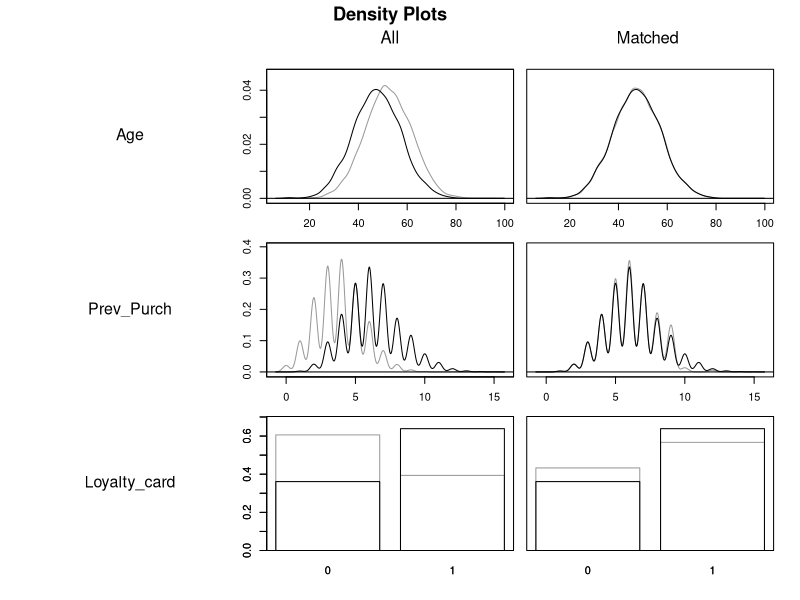
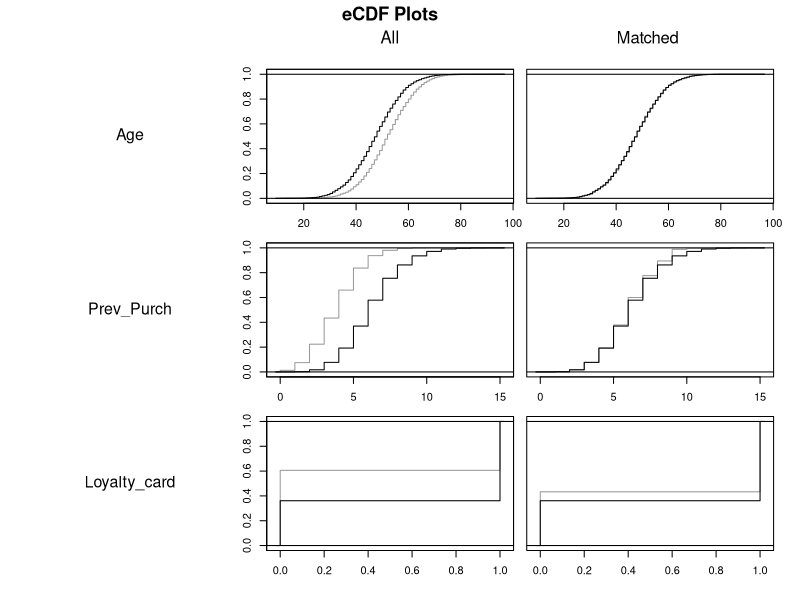
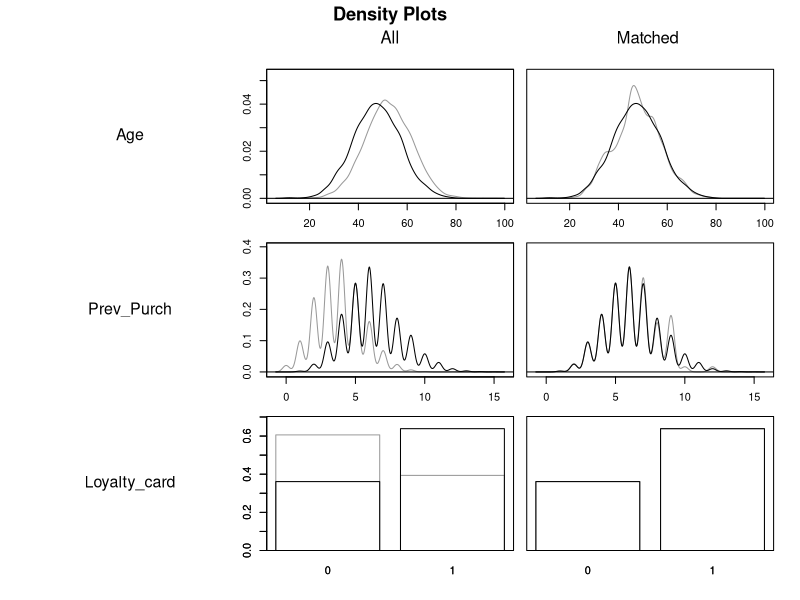
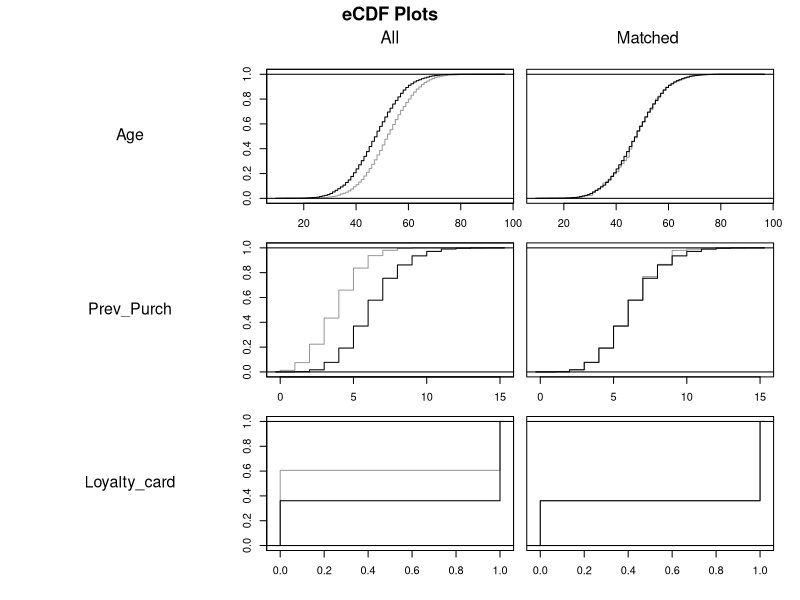
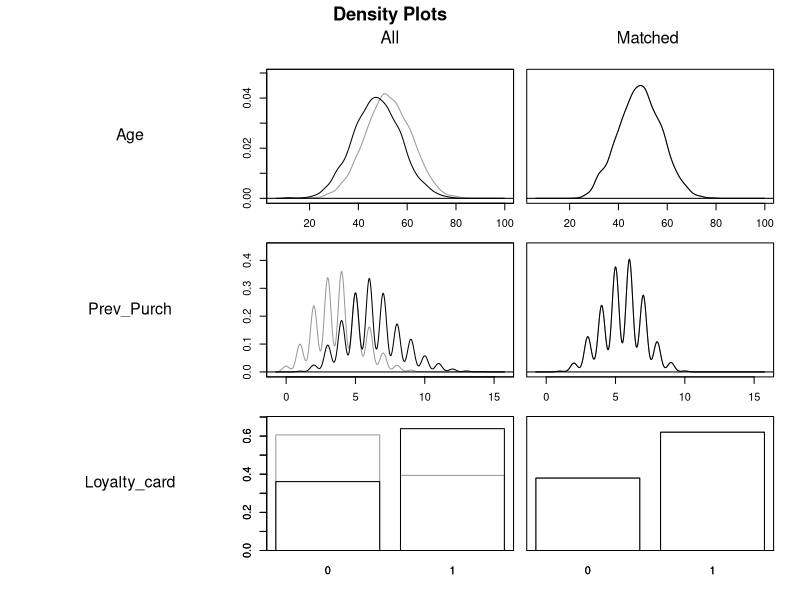
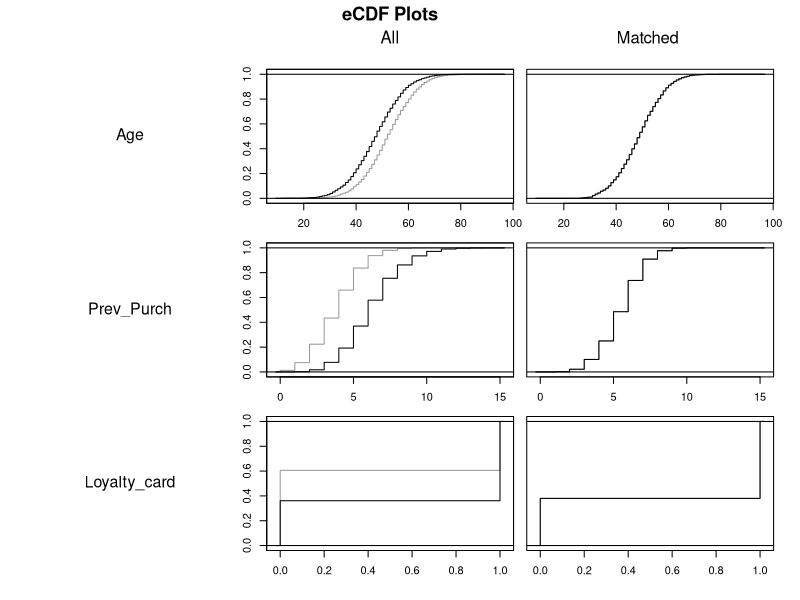
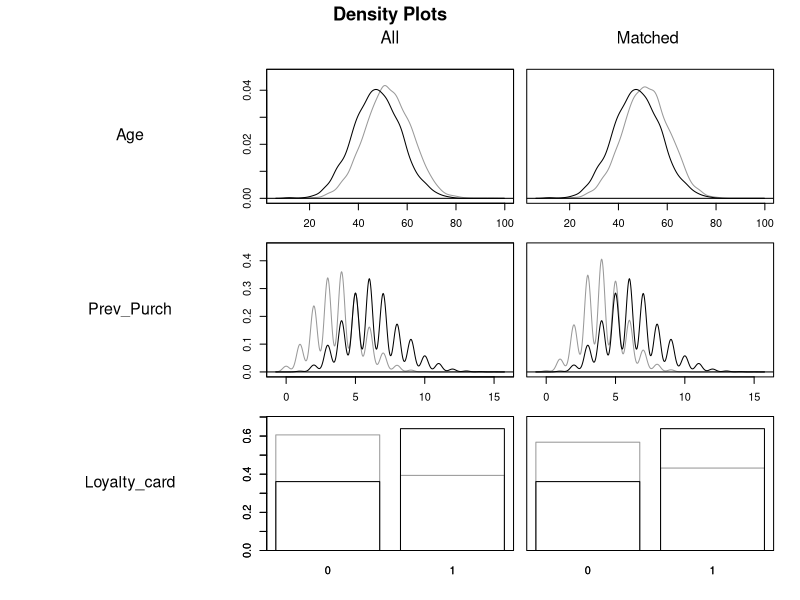
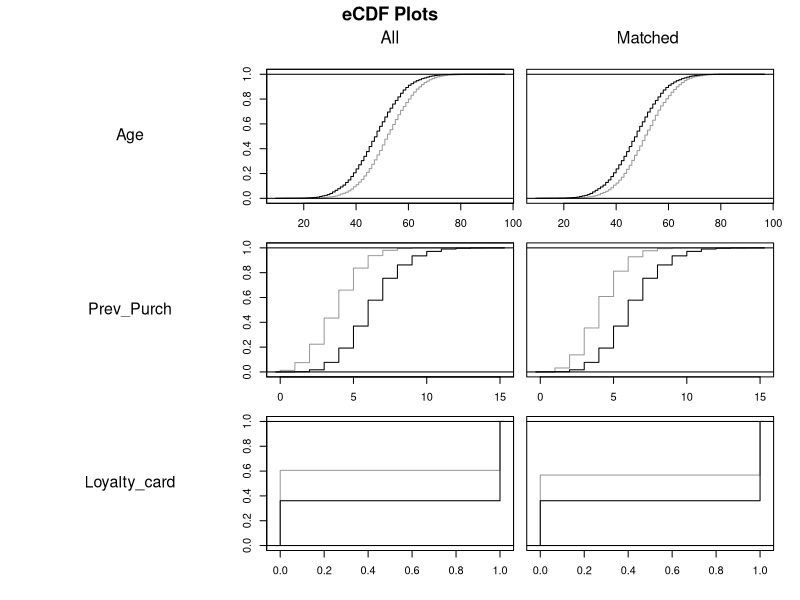

Write R code to recreate these figures, in order.
# Import data set (may need to adjust to your folder)

df <- read.csv("Matching_example_data.csv", sep=";")


###############################################
##########   Regression models   ##############

# Linear regression without covariates
lm.model1 <- lm(Sales ~ Discount, data = df)
summary(lm.model1)

# Linear regression with covariates
lm.model2 <- lm(Sales ~ Discount + Age + Prev_Purch + Loyalty_card, data = df)
summary(lm.model2)


###############################################
##########    Matching models    ##############

# Use the MatchIt package
library(MatchIt)

# Use different methods for matching:
# Examples here Euclidean, Mahalanobis, Exact, PSM with and without replacement

###############################################
# Euclidean
psm.out <- matchit(Discount ~ Age + Prev_Purch + Loyalty_card, data = df, 
                   method = "nearest", 
                   distance = "euclidean", 
                   ratio = 1, 
                   replace = TRUE, 
                   normalize = FALSE) # typically we should normalize
psm.out

summary(psm.out)
plot(psm.out, type = "density", interactive = FALSE, which.xs = ~ Age + Prev_Purch + Loyalty_card)
plot(psm.out, type = "ecdf", interactive = FALSE, which.xs = ~ Age + Prev_Purch + Loyalty_card)

# Extract the matched data for estimation
m.data <- match.data(psm.out)

# Estimate linear model on matched data
lm.match <- lm(Sales ~ Discount, data = m.data, weights = weights)
summary(lm.match)

# Normalization:
# Imagine we have 100 treated units and you use 1:1 matching with replacement.
# Because of replacement, maybe the algorithm only needed to use 50 unique control units to match all 100 treated units.
# This means the average control unit was used 2 times (100 matches / 50 unique controls = 2).
# To normalize the weights, MatchIt divides every raw count by 2.
# If Control unit 1 was a popular match and got picked 4 times, its final matched weight is 4 / 2 = 2.0
# If Control unit 2 was only picked 1 time, its final matched weight is 1 / 2 = 0.5
# It ensures that the sum of the control weights equals the total number of uniquely matched control units.
# In essence it affects the sample size of the matched control group

###############################################
# Mahalanobis
psm.out <- matchit(Discount ~ Age + Prev_Purch + Loyalty_card, data = df, 
                   method = "nearest", 
                   distance = "mahalanobis", 
                   replace = TRUE)
psm.out

summary(psm.out)
plot(psm.out, type = "density", interactive = FALSE, which.xs = ~ Age + Prev_Purch + Loyalty_card)
plot(psm.out, type = "ecdf", interactive = FALSE, which.xs = ~ Age + Prev_Purch + Loyalty_card)

# Extract the matched data for estimation
m.data <- match.data(psm.out)

# Estimate linear model on matched data
lm.match <- lm(Sales ~ Discount, data = m.data, weights = weights)
summary(lm.match)

###############################################
# Exact matching
psm.out <- matchit(Discount ~ Age + Prev_Purch + Loyalty_card, data = df, 
                   method = "exact")
psm.out

summary(psm.out)
plot(psm.out, type = "density", interactive = FALSE, which.xs = ~ Age + Prev_Purch + Loyalty_card)
plot(psm.out, type = "ecdf", interactive = FALSE, which.xs = ~ Age + Prev_Purch + Loyalty_card)

# Extract the matched data for estimation
m.data <- match.data(psm.out)

# Estimate linear model on matched data
lm.match <- lm(Sales ~ Discount, data = m.data, weights = weights)
summary(lm.match)

###############################################
# PSM without replacement
psm.out <- matchit(Discount ~ Age + Prev_Purch + Loyalty_card, data = df, 
                   method = "nearest", 
                   distance = "glm", 
                   replace = FALSE)
psm.out

summary(psm.out)
plot(psm.out, type = "density", interactive = FALSE, which.xs = ~ Age + Prev_Purch + Loyalty_card)
plot(psm.out, type = "ecdf", interactive = FALSE, which.xs = ~ Age + Prev_Purch + Loyalty_card)
plot(psm.out, type = "histogram", interactive = FALSE) # Only available for propensity score matching
plot(psm.out, type = "jitter", interactive = FALSE) # Only available for propensity score matching

# Extract the matched data for estimation
m.data <- match.data(psm.out)

# Estimate linear model on matched data
lm.match <- lm(Sales ~ Discount, data = m.data, weights = weights)
summary(lm.match)

###############################################
# PSM without replacement - with pruning
psm.out <- matchit(Discount ~ Age + Prev_Purch + Loyalty_card, data = df, 
                   method = "nearest", 
                   distance = "glm", 
                   replace = FALSE,
                   caliper = 0.2)
psm.out

summary(psm.out)
plot(psm.out, type = "density", interactive = FALSE, which.xs = ~ Age + Prev_Purch + Loyalty_card)
plot(psm.out, type = "ecdf", interactive = FALSE, which.xs = ~ Age + Prev_Purch + Loyalty_card)
plot(psm.out, type = "histogram", interactive = FALSE) # Only available for propensity score matching
plot(psm.out, type = "jitter", interactive = FALSE) # Only available for propensity score matching

# Extract the matched data for estimation
m.data <- match.data(psm.out)

# Estimate linear model on matched data
lm.match <- lm(Sales ~ Discount, data = m.data, weights = weights)
summary(lm.match)

###############################################
# PSM with replacement
psm.out <- matchit(Discount ~ Age + Prev_Purch + Loyalty_card, data = df, 
                   method = "nearest", 
                   distance = "glm", 
                   replace = TRUE)
psm.out

summary(psm.out)
plot(psm.out, interactive = FALSE)
plot(psm.out, type = "density", interactive = FALSE, which.xs = ~ Age + Prev_Purch + Loyalty_card)
plot(psm.out, type = "histogram", interactive = FALSE)  # Only available for propensity score matching
plot(psm.out, type = "jitter", interactive = FALSE) # Only available for propensity score matching

# Extract the matched data for estimation
m.data <- match.data(psm.out)

# Estimate linear model on matched data
lm.match <- lm(Sales ~ Discount, data = m.data, weights = weights)
summary(lm.match)

#### Investigate the different matching results! 
#### what do you observe? Any preference for these results??


# What would you think is the true ATT???
